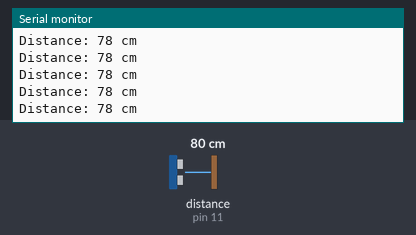
Recording of a sketch running on a simulated Arduino Uno, built with avr-gcc and run on an emulated ATmega328P. Shown: the last lines printed to the serial monitor. Wiring (inferred from the names in the program): ultrasonic range finder: trigger pin 12; echo pin 11. The inputs (shaded band) are chosen by the test bench; at power-on: distance to the obstacle (sensor on pin 11) 80 cm. The echo pulse lasts 58.3 µs per cm.

Above: at 1.2 s.
1.3 s: distance to the obstacle (sensor on pin 11) set to 2 cm
At 2.1 s:
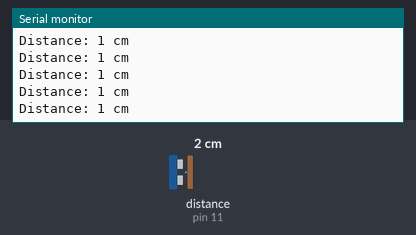
4.3 s: distance to the obstacle (sensor on pin 11) set to 120 cm
At 4.8 s:
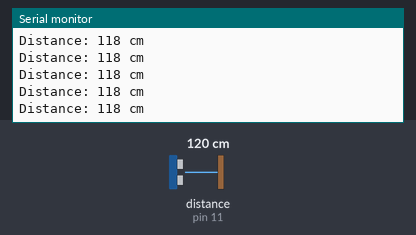
7.3 s: distance to the obstacle (sensor on pin 11) set to 4 cm
At 8.2 s:
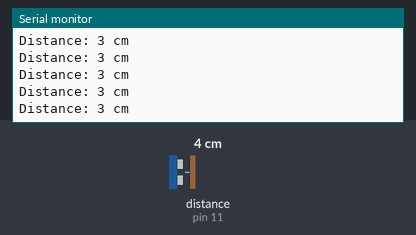
10.3 s: distance to the obstacle (sensor on pin 11) set to 18 cm
At 11.3 s:
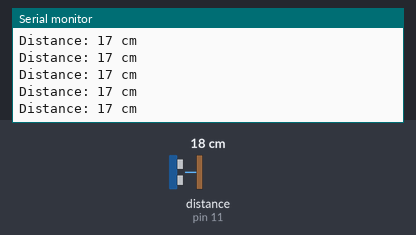
19.3 s: distance to the obstacle (sensor on pin 11) set to 9 cm
At 20.4 s:
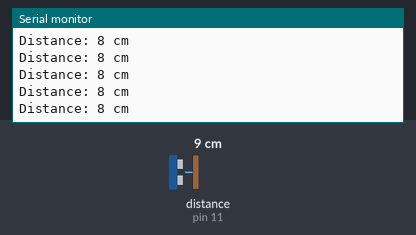
Timing chart, 0 to 22.3 s (numbered marks = the images above; inputs shaded):
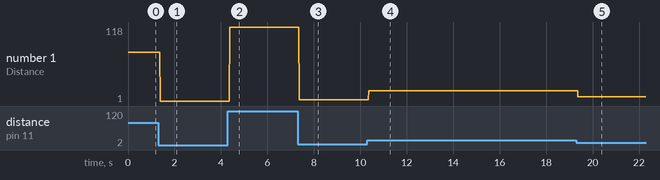

Measured:
- after the input at 1.3 s, the serial monitor: prints a new line after 0.08 s (image 1)
- after the input at 4.3 s, the serial monitor: prints a new line after 0.08 s (image 2)
- after the input at 7.3 s, the serial monitor: prints a new line after 0.07 s (image 3)
- after the input at 10.3 s, the serial monitor: prints a new line after 0.07 s (image 4)
- after the input at 19.3 s, the serial monitor: prints a new line after 0.07 s (image 5)
- plotted number 1: 78 → 1 after the input at 1.3 s, 1 → 118 after the input at 4.3 s, 118 → 3 after the input at 7.3 s, 3 → 17 after the input at 10.3 s, 17 → 8 after the input at 19.3 s

The sketch:

023UltrasonicSensor.ino
```cpp
int trigPin = 12;
int echoPin = 11;

#define echoPin 11
#define trigPin 12
long duration;
int distance;

void setup() {
  pinMode(trigPin, OUTPUT);
  pinMode(echoPin, INPUT);
  Serial.begin(9600);
}
void loop() {
  digitalWrite(trigPin, LOW);
  delayMicroseconds(2);
  digitalWrite(trigPin, HIGH);
  delayMicroseconds(10);
  digitalWrite(trigPin, LOW);
  duration = pulseIn(echoPin, HIGH);
  distance = duration * 0.034 / 2;
  Serial.print("Distance: ");
  Serial.print(distance);
  Serial.println(" cm");
}
```
